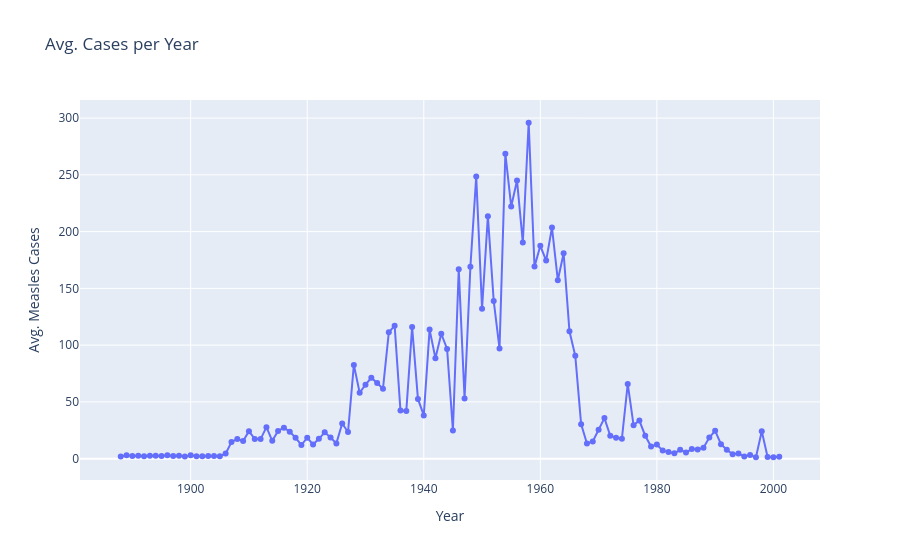

The cell this chart's notebook holds for it:
### Code cell
year_measles_df_fig = px.line(
    year_measles_df,
    x="year",
    y="cases",
    markers=True,
    title="Avg. Cases per Year"
)

year_measles_df_fig.update_layout(
    xaxis_title="Year",
    yaxis_title="Avg. Measles Cases",
)

year_measles_df_fig.show()
